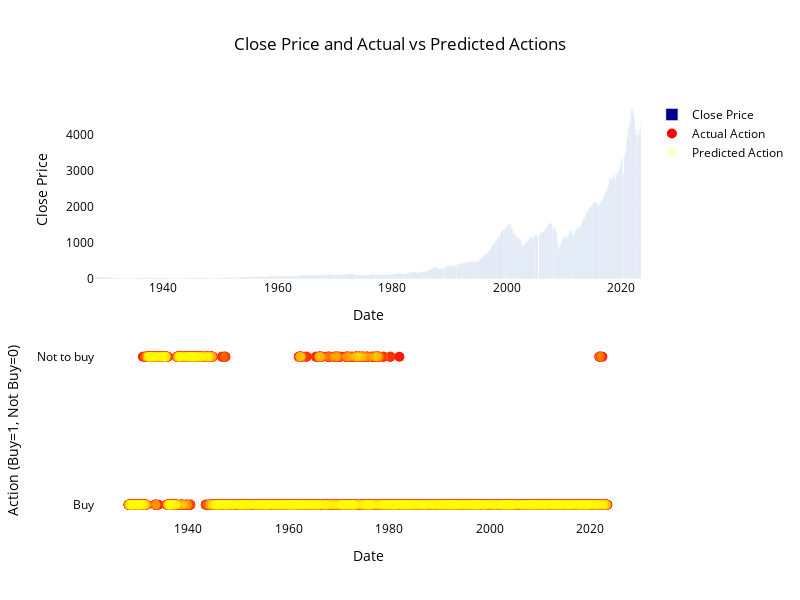

Notebook source saved alongside this figure:
### Code cell
fig = make_subplots(rows=2, cols=1)

# Add closing price as a bar to the figure
fig.add_trace(go.Bar(x=test_results.index, y=test_results['Close'], name='Close Price', marker_color='Darkblue'), row=1, col=1)

# Add actual and predicted actions dots to the figure
fig.add_trace(go.Scatter(x=test_results.index, y=test_results['Action'], name='Actual Action', mode='markers', marker=dict(size=10, color='red')), row=2, col=1)
fig.add_trace(go.Scatter(x=test_results.index, y=test_results["Predicted_Action"], name='Predicted Action', mode='markers', marker=dict(size=10, color='yellow', opacity=0.1)), row=2, col=1)

# Set the title and labels
fig.update_layout(height=600, width=800, title_text="Close Price and Actual vs Predicted Actions", 
                  title_x=0.5, plot_bgcolor='rgba(0,0,0,0)', paper_bgcolor='rgba(0,0,0,0)', font_color='Black')
fig.update_xaxes(title_text="Date", row=1, col=1)
fig.update_xaxes(title_text="Date", row=2, col=1)
fig.update_yaxes(title_text="Close Price", row=1, col=1)
fig.update_yaxes(title_text="Action (Buy=1, Not Buy=0)", row=2, col=1)

# Show the figure
fig.show()

### Figure 1 — Plotly figure (JSON) as saved in the notebook; plotly's stock layout.template omitted (floating-point values rounded to 4 significant figures; data arrays with more than 128 entries replaced by an {"elided": "..."} marker saying what was removed)
{"data": [{"marker": {"color": "Darkblue"}, "name": "Close Price", "type": "bar", "x": {"elided": "2396 str values"}, "xaxis": "x", "y": {"elided": "2396 float values"}, "yaxis": "y"}, {"marker": {"color": "red", "size": 10}, "mode": "markers", "name": "Actual Action", "type": "scatter", "x": {"elided": "2396 str values"}, "xaxis": "x2", "y": {"elided": "2396 str values"}, "yaxis": "y2"}, {"marker": {"color": "yellow", "opacity": 0.1, "size": 10}, "mode": "markers", "name": "Predicted Action", "type": "scatter", "x": {"elided": "2396 str values"}, "xaxis": "x2", "y": {"elided": "2396 str values"}, "yaxis": "y2"}], "layout": {"font": {"color": "Black"}, "height": 600, "paper_bgcolor": "rgba(0,0,0,0)", "plot_bgcolor": "rgba(0,0,0,0)", "title": {"text": "Close Price and Actual vs Predicted Actions", "x": 0.5}, "width": 800, "xaxis": {"anchor": "y", "domain": [0, 1], "title": {"text": "Date"}}, "xaxis2": {"anchor": "y2", "domain": [0, 1], "title": {"text": "Date"}}, "yaxis": {"anchor": "x", "domain": [0.575, 1], "title": {"text": "Close Price"}}, "yaxis2": {"anchor": "x2", "domain": [0, 0.425], "title": {"text": "Action (Buy=1, Not Buy=0)"}}}}
